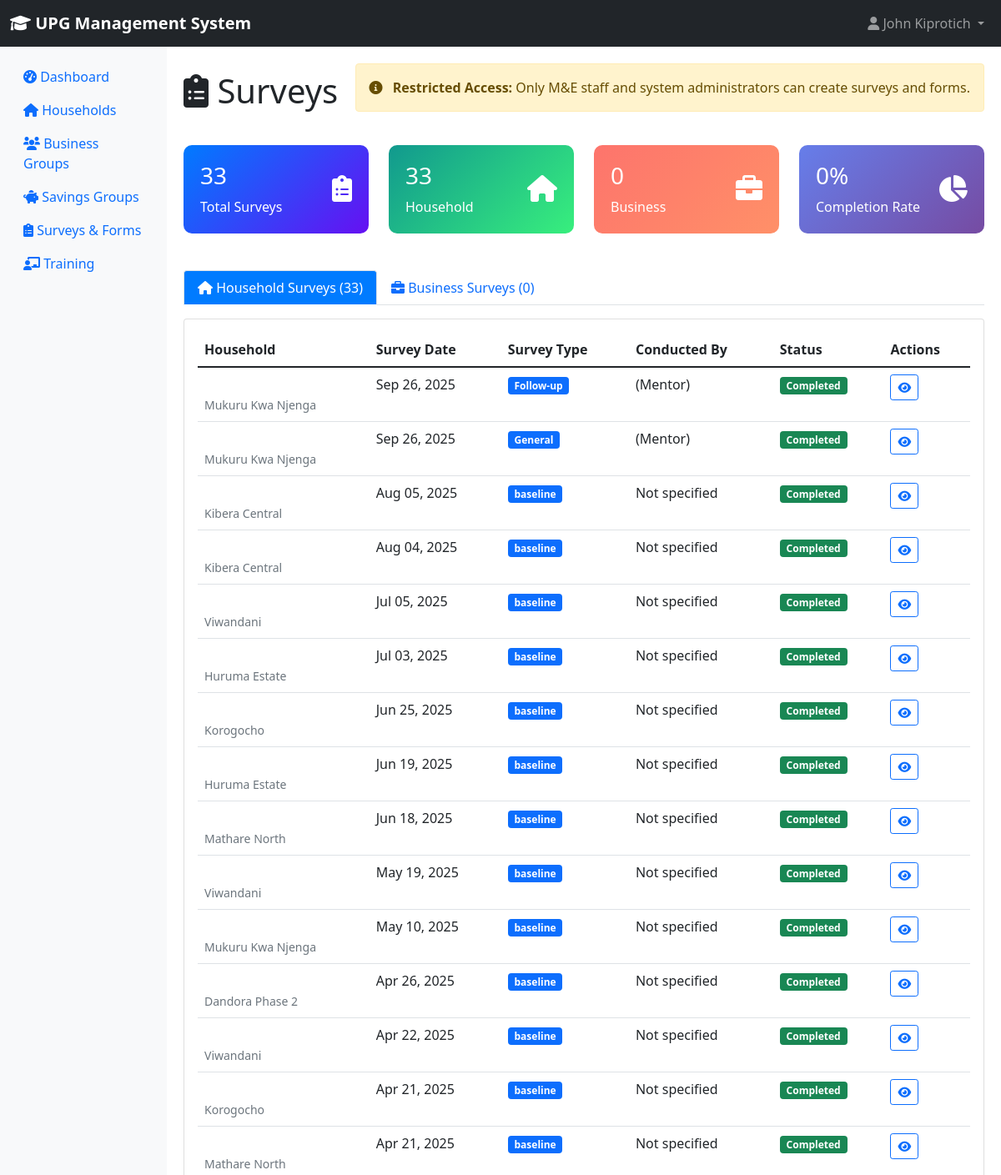
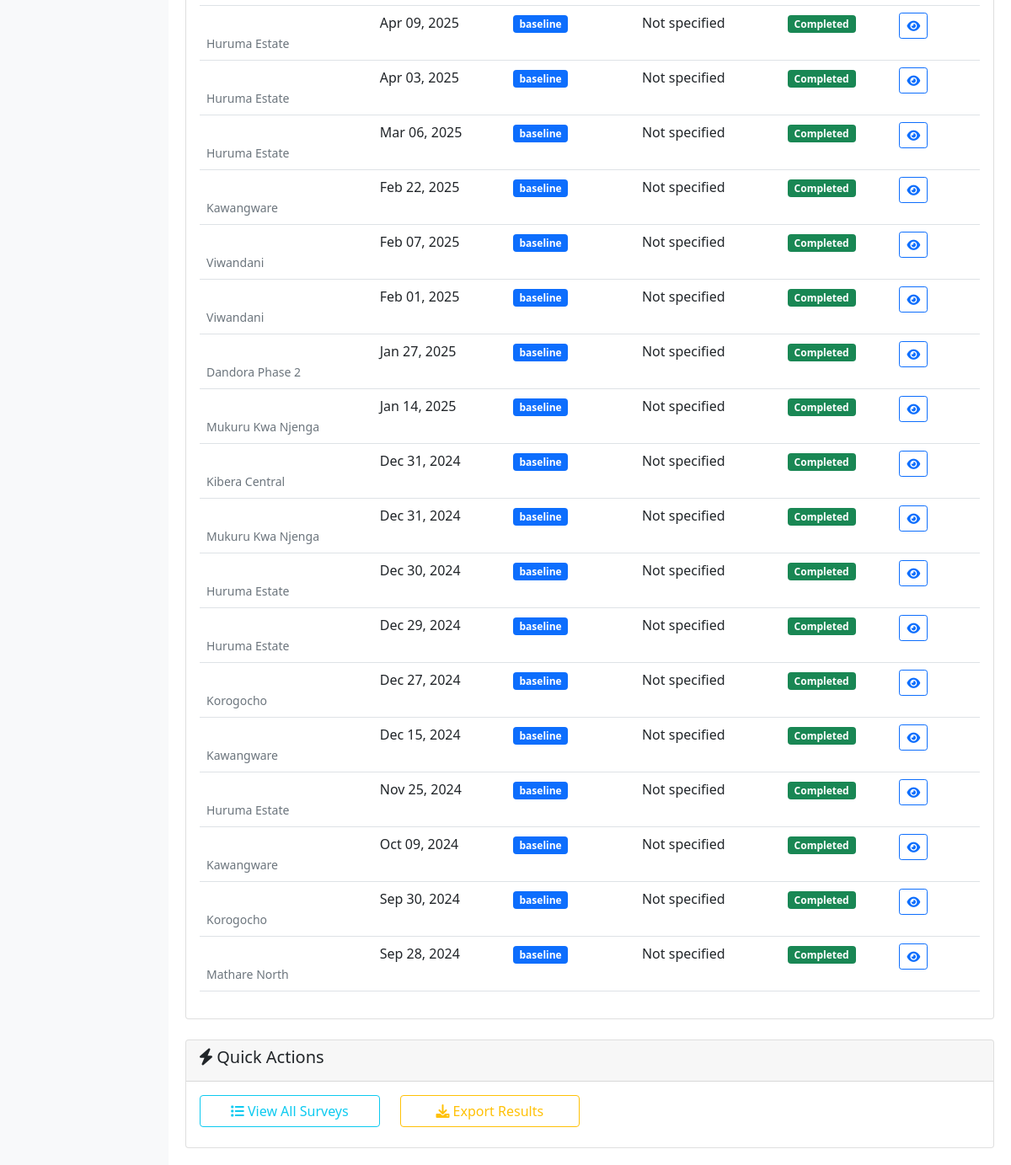
The app's page /surveys/ (signed in) with its own data (2 pictures, top to bottom).
### accounts/models.py (models this page shows, shortened)
class User(AbstractUser):
    ROLE_CHOICES = [
        ('county_executive', 'County Executive (CECM & Governor)'),
        ('county_assembly', 'County Assembly Member'),
        ('ict_admin', 'ICT Administrator'),
        ('me_staff', 'M&E Staff'),
        ('field_associate', 'Field Associate/Mentor Supervisor'),
        ('mentor', 'Mentor'),
        ('beneficiary', 'Beneficiary'),
    ]
    email = models.EmailField(unique=True)
    role = models.CharField(max_length=20, choices=ROLE_CHOICES, default='mentor')
    phone_number = models.CharField(max_length=15, blank=True)
    office = models.CharField(max_length=100, blank=True)
    country = models.CharField(max_length=50, default='Kenya')
    is_active = models.BooleanField(default=True)
    created_at = models.DateTimeField(auto_now_add=True)
    updated_at = models.DateTimeField(auto_now=True)
    def __str__(self):
        return f"{self.get_full_name()} ({self.get_role_display()})"
    class Meta:
        db_table = 'upg_users'

### households/models.py (models this page shows, shortened)
class HouseholdSurvey(models.Model):
    SURVEY_TYPE_CHOICES = [
        ('baseline', 'Baseline'),
        ('midline', 'Midline'),
        ('endline', 'Endline'),
    ]
    household = models.ForeignKey(Household, on_delete=models.CASCADE, related_name='surveys')
    survey_type = models.CharField(max_length=20, choices=SURVEY_TYPE_CHOICES)
    name = models.CharField(max_length=100)
    survey_date = models.DateField()
    surveyor = models.ForeignKey(User, on_delete=models.SET_NULL, null=True, blank=True)
    income_level = models.CharField(max_length=50, blank=True)
    assets_owned = models.TextField(blank=True)
    savings_amount = models.DecimalField(max_digits=10, decimal_places=2, default=0)
    created_at = models.DateTimeField(auto_now_add=True)
    class Meta:
        db_table = 'upg_household_surveys'

class Household(models.Model):
    village = models.ForeignKey(Village, on_delete=models.CASCADE)
    subcounty = models.ForeignKey(SubCounty, on_delete=models.SET_NULL, null=True, blank=True, related_name='households')
    constituency = models.CharField(max_length=100, blank=True, help_text="Constituency")
    district = models.CharField(max_length=100, blank=True, help_text="District")
    division = models.CharField(max_length=100, blank=True, help_text="Division")
    location_name = models.CharField(max_length=100, blank=True, help_text="Location")
    sub_location = models.CharField(max_length=100, blank=True, help_text="Sub Location")
    head_first_name = models.CharField(max_length=100, blank=True, help_text="First Name of Household Head")
    head_middle_name = models.CharField(max_length=100, blank=True, help_text="Middle Name of Household Head")
    head_last_name = models.CharField(max_length=100, blank=True, help_text="Last Name of Household Head")
    head_gender = models.CharField(max_length=10, choices=[('male', 'Male'), ('female', 'Female')], blank=True)
    head_date_of_birth = models.DateField(null=True, blank=True, help_text="Date of Birth of Household Head")
    head_id_number = models.CharField(max_length=50, blank=True, help_text="ID Number of Household Head")
    head_phone_number = models.CharField(max_length=15, blank=True, help_text="Phone Number of Household Head")
    name = models.CharField(max_length=100, help_text="Household name or identifier")
    national_id = models.CharField(max_length=50)
    phone_number = models.CharField(max_length=15)
    disability = models.BooleanField(default=False)
    gps_latitude = models.DecimalField(max_digits=9, decimal_places=6, null=True, blank=True)
    gps_longitude = models.DecimalField(max_digits=9, decimal_places=6, null=True, blank=True)
    monthly_income = models.DecimalField(max_digits=10, decimal_places=2, null=True, blank=True, help_text="Monthly household income in KES")
    assets = models.JSONField(default=dict, blank=True, help_text="Household assets as JSON")
    has_electricity = models.BooleanField(default=False, help_text="Household has electricity access")
    has_clean_water = models.BooleanField(default=False, help_text="Household has clean water access")
    location = models.CharField(max_length=200, blank=True, help_text="Location description (rural, urban, remote)")
    consent_given = models.BooleanField(default=False, help_text="Household consent for program participation")
    created_at = models.DateTimeField(auto_now_add=True)
    updated_at = models.DateTimeField(auto_now=True)
    @property
    def head_gender(self):
        """Get gender of household head"""
        head = self.head_member
        return head.gender if head else ''
    class Meta:
        db_table = 'upg_households'

### core/models.py (models this page shows, shortened)
class Village(models.Model):
    name = models.CharField(max_length=100)
    subcounty_obj = models.ForeignKey(SubCounty, on_delete=models.CASCADE, related_name='villages', null=True, blank=True)
    saturation = models.CharField(max_length=50, blank=True)  # Coverage level
    qualified_hhs_per_village = models.IntegerField(default=0)
    country = models.CharField(max_length=50, default='Kenya')
    distance_to_market = models.IntegerField(default=0, help_text="Distance to market in kilometers")
    is_program_area = models.BooleanField(default=True, help_text="Whether this village is in a program target area")
    created_at = models.DateTimeField(auto_now_add=True)
    class Meta:
        db_table = 'upg_villages'

### surveys/views.py (the view)
# urls.py: path('', views.survey_list, name='survey_list'),
@login_required
def survey_list(request):
    household_surveys = HouseholdSurvey.objects.all().order_by('-survey_date')
    business_surveys = BusinessProgressSurvey.objects.all().order_by('-survey_date')
    context = {
        'household_surveys': household_surveys,
        'business_surveys': business_surveys,
        'page_title': 'Surveys',
    }
    return render(request, 'surveys/survey_list.html', context)

### templates/surveys/survey_list.html (shortened to what this page needs)
{% extends 'base.html' %}
{% block content %}
<div class="d-flex justify-content-between align-items-center mb-4">
    <h1><i class="fas fa-clipboard-list"></i> {{ page_title }}</h1>
    {% if user.is_superuser or user.role == 'me_staff' or user.role == 'ict_admin' %}
    <div class="btn-group">
        <a href="{% url 'surveys:household_survey_create' %}" class="btn btn-primary">
            <i class="fas fa-home"></i> Household Survey
        </a>
        <a href="{% url 'surveys:business_survey_create' %}" class="btn btn-success">
            <i class="fas fa-briefcase"></i> Business Survey
        </a>
    </div>
    {% else %}
    <div class="alert alert-warning">
        <i class="fas fa-info-circle me-2"></i>
        <strong>Restricted Access:</strong> Only M&E staff and system administrators can create surveys and forms.
    </div>
    {% endif %}
</div>
<div class="row mb-4">
    <div class="col-md-3">
        <div class="stat-card stat-card-blue">
            <div class="d-flex justify-content-between">
                <div>
                    <h3>{{ household_surveys.count|add:business_surveys.count }}</h3>
                    <p class="mb-0">Total Surveys</p>
                </div>
                <div class="align-self-center">
                    <i class="fas fa-clipboard-list fa-2x"></i>
                </div>
            </div>
        </div>
    </div>
    <div class="col-md-3">
        <div class="stat-card stat-card-green">
            <div class="d-flex justify-content-between">
                <div>
                    <h3>{{ household_surveys.count }}</h3>
                    <p class="mb-0">Household</p>
                </div>
                <div class="align-self-center">
                    <i class="fas fa-home fa-2x"></i>
                </div>
            </div>
        </div>
    </div>
    <div class="col-md-3">
        <div class="stat-card stat-card-orange">
            <div class="d-flex justify-content-between">
                <div>
                    <h3>{{ business_surveys.count }}</h3>
                    <p class="mb-0">Business</p>
                </div>
                <div class="align-self-center">
                    <i class="fas fa-briefcase fa-2x"></i>
                </div>
            </div>
        </div>
    </div>
    <div class="col-md-3">
        <div class="stat-card">
            <div class="d-flex justify-content-between">
                <div>
                    <h3>0%</h3>
                    <p class="mb-0">Completion Rate</p>
                </div>
                <div class="align-self-center">
                    <i class="fas fa-chart-pie fa-2x"></i>
                </div>
            </div>
        </div>
    </div>
</div>
<ul class="nav nav-tabs" role="tablist">
    <li class="nav-item" role="presentation">
        <button class="nav-link active" id="household-tab" data-bs-toggle="tab" data-bs-target="#household" type="button" role="tab">
            <i class="fas fa-home"></i> Household Surveys ({{ household_surveys.count }})
        </button>
    </li>
    <li class="nav-item" role="presentation">
        <button class="nav-link" id="business-tab" data-bs-toggle="tab" data-bs-target="#business" type="button" role="tab">
            <i class="fas fa-briefcase"></i> Business Surveys ({{ business_surveys.count }})
        </button>
    </li>
</ul>
<div class="tab-content mt-3">
    <div class="tab-pane fade show active" id="household" role="tabpanel">
        <div class="card">
            <div class="card-body">
                {% if household_surveys %}
                <div class="table-responsive">
                    <table class="table table-hover">
                        <thead>
                            <tr>
                                <th>Household</th>
                                <th>Survey Date</th>
                                <th>Survey Type</th>
                                <th>Conducted By</th>
                                <th>Status</th>
                                <th>Actions</th>
                            </tr>
                        </thead>
                        <tbody>
                            {% for survey in household_surveys %}
                            <tr>
                                <td>
                                    <strong>{{ survey.household.household_head }}</strong><br>
                                    <small class="text-muted">{{ survey.household.village.name|default:"Not specified" }}</small>
                                </td>
                                <td>{{ survey.survey_date|date:"M d, Y" }}</td>
                                <td>
                                    <span class="badge bg-primary">{{ survey.survey_type|default:"General" }}</span>
                                </td>
                                <td>{{ survey.surveyor|default:"Not specified" }}</td>
                                <td>
                                    <span class="badge bg-success">Completed</span>
                                </td>
                                <td>
                                    <div class="btn-group btn-group-sm" role="group">
                                        <a href="{% url 'surveys:household_survey_detail' survey.pk %}" class="btn btn-outline-primary">
                                            <i class="fas fa-eye"></i>
                                        </a>
                                    </div>
                                </td>
                            </tr>
                            {% endfor %}
                        </tbody>
                    </table>
                </div>
                {% else %}
                <div class="text-center py-4">
                    <i class="fas fa-home fa-2x text-muted mb-3"></i>
                    <h5 class="text-muted">No Household Surveys</h5>
                    <p class="text-muted">No household surveys have been conducted yet.</p>
                </div>
                {% endif %}
            </div>
        </div>
    </div>
</div>
<div class="card mt-4">
    <div class="card-header">
        <h5><i class="fas fa-bolt"></i> Quick Actions</h5>
    </div>
    <div class="card-body">
        <div class="row">
            <div class="col-md-3 mb-2">
                <a href="{% url 'surveys:survey_list' %}" class="btn btn-outline-info w-100">
                    <i class="fas fa-list"></i> View All Surveys
                </a>
            </div>
            <div class="col-md-3 mb-2">
                <a href="{% url 'reports:report_list' %}" class="btn btn-outline-warning w-100">
                    <i class="fas fa-download"></i> Export Results
                </a>
            </div>
        </div>
    </div>
</div>
{% endblock %}

### templates/base.html (shortened to what this page needs)
<!DOCTYPE html>
<html lang="en">
<head>
    <link href="https://cdn.jsdelivr.net/npm/bootstrap@5.1.3/dist/css/bootstrap.min.css" rel="stylesheet">
    <link href="https://cdnjs.cloudflare.com/ajax/libs/font-awesome/6.0.0/css/all.min.css" rel="stylesheet">
</head>
<body>
    <nav class="navbar navbar-expand-lg navbar-dark bg-dark">
        <div class="container-fluid">
            <a class="navbar-brand" href="{% url 'dashboard:dashboard' %}">
                <i class="fas fa-graduation-cap"></i> UPG Management System
            </a>
            {% if user.is_authenticated %}
            <div class="navbar-nav ms-auto">
                <div class="nav-item dropdown">
                    <a class="nav-link dropdown-toggle" href="#" role="button" data-bs-toggle="dropdown">
                        <i class="fas fa-user"></i> {{ user.get_full_name|default:user.username }}
                    </a>
                </div>
            </div>
            {% endif %}
        </div>
    </nav>
    <div class="container-fluid">
        <div class="row">
            {% if user.is_authenticated %}
            <nav class="col-md-2 d-none d-md-block sidebar">
                <div class="sidebar-sticky pt-3">
                    <ul class="nav flex-column">
                        <li class="nav-item">
                            <a class="nav-link {% if request.resolver_match.url_name == 'dashboard' %}active{% endif %}"
                               href="{% url 'dashboard:dashboard' %}">
                                <i class="fas fa-tachometer-alt"></i> Dashboard
                            </a>
                        </li>
                        {% if perms.can_view_households %}
                        <li class="nav-item">
                            <a class="nav-link" href="{% url 'households:household_list' %}">
                                <i class="fas fa-home"></i> Households
                            </a>
                        </li>
                        {% endif %}
                        {% if perms.can_view_business_groups %}
                        <li class="nav-item">
                            <a class="nav-link" href="{% url 'business_groups:group_list' %}">
                                <i class="fas fa-users"></i> Business Groups
                            </a>
                        </li>
                        {% endif %}
                        {% if perms.can_view_savings_groups %}
                        <li class="nav-item">
                            <a class="nav-link" href="{% url 'savings_groups:savings_list' %}">
                                <i class="fas fa-piggy-bank"></i> Savings Groups
                            </a>
                        </li>
                        {% endif %}
                        {% if perms.can_view_surveys %}
                        <li class="nav-item">
                            <a class="nav-link" href="{% url 'surveys:survey_list' %}">
                                <i class="fas fa-clipboard-list"></i> Surveys & Forms
                            </a>
                        </li>
                        {% endif %}
                        {% if perms.can_view_training %}
                        <li class="nav-item">
                            <a class="nav-link" href="{% url 'training:training_list' %}">
                                <i class="fas fa-chalkboard-teacher"></i> Training
                            </a>
                        </li>
                        {% endif %}
                    </ul>
                </div>
            </nav>
            {% endif %}
            <main role="main" class="{% if user.is_authenticated %}col-md-10 ml-sm-auto{% else %}col-12{% endif %} content-wrapper">
                {% block content %}{% endblock %}
            </main>
        </div>
    </div>
</body>
</html>

### records on screen
User: get_full_name "John Kiprotich"
HouseholdSurvey: household.village.name "Mukuru Kwa Njenga", survey_date "Sep 26, 2025", survey_type "Follow-up", surveyor "(Mentor)"
HouseholdSurvey: household.village.name "Mukuru Kwa Njenga", survey_date "Sep 26, 2025", survey_type "General", surveyor "(Mentor)"
HouseholdSurvey: household.village.name "Kibera Central", survey_date "Aug 05, 2025", survey_type "baseline", surveyor "Not specified"
HouseholdSurvey: household.village.name "Kibera Central", survey_date "Aug 04, 2025", survey_type "baseline", surveyor "Not specified"
HouseholdSurvey: household.village.name "Viwandani", survey_date "Jul 05, 2025", survey_type "baseline", surveyor "Not specified"
HouseholdSurvey: household.village.name "Huruma Estate", survey_date "Jul 03, 2025", survey_type "baseline", surveyor "Not specified"
HouseholdSurvey: household.village.name "Korogocho", survey_date "Jun 25, 2025", survey_type "baseline", surveyor "Not specified"
HouseholdSurvey: household.village.name "Huruma Estate", survey_date "Jun 19, 2025", survey_type "baseline", surveyor "Not specified"
HouseholdSurvey: household.village.name "Mathare North", survey_date "Jun 18, 2025", survey_type "baseline", surveyor "Not specified"
HouseholdSurvey: household.village.name "Viwandani", survey_date "May 19, 2025", survey_type "baseline", surveyor "Not specified"
HouseholdSurvey: household.village.name "Mukuru Kwa Njenga", survey_date "May 10, 2025", survey_type "baseline", surveyor "Not specified"
HouseholdSurvey: household.village.name "Dandora Phase 2", survey_date "Apr 26, 2025", survey_type "baseline", surveyor "Not specified"
HouseholdSurvey: household.village.name "Viwandani", survey_date "Apr 22, 2025", survey_type "baseline", surveyor "Not specified"
HouseholdSurvey: household.village.name "Korogocho", survey_date "Apr 21, 2025", survey_type "baseline", surveyor "Not specified"
HouseholdSurvey: household.village.name "Mathare North", survey_date "Apr 21, 2025", survey_type "baseline", surveyor "Not specified"
HouseholdSurvey: household.village.name "Huruma Estate", survey_date "Apr 09, 2025", survey_type "baseline", surveyor "Not specified"
HouseholdSurvey: household.village.name "Huruma Estate", survey_date "Apr 03, 2025", survey_type "baseline", surveyor "Not specified"
HouseholdSurvey: household.village.name "Huruma Estate", survey_date "Mar 06, 2025", survey_type "baseline", surveyor "Not specified"
HouseholdSurvey: household.village.name "Kawangware", survey_date "Feb 22, 2025", survey_type "baseline", surveyor "Not specified"
HouseholdSurvey: household.village.name "Viwandani", survey_date "Feb 07, 2025", survey_type "baseline", surveyor "Not specified"
HouseholdSurvey: household.village.name "Viwandani", survey_date "Feb 01, 2025", survey_type "baseline", surveyor "Not specified"
HouseholdSurvey: household.village.name "Dandora Phase 2", survey_date "Jan 27, 2025", survey_type "baseline", surveyor "Not specified"
HouseholdSurvey: household.village.name "Mukuru Kwa Njenga", survey_date "Jan 14, 2025", survey_type "baseline", surveyor "Not specified"
HouseholdSurvey: household.village.name "Kibera Central", survey_date "Dec 31, 2024", survey_type "baseline", surveyor "Not specified"
HouseholdSurvey: household.village.name "Mukuru Kwa Njenga", survey_date "Dec 31, 2024", survey_type "baseline", surveyor "Not specified"
HouseholdSurvey: household.village.name "Huruma Estate", survey_date "Dec 30, 2024", survey_type "baseline", surveyor "Not specified"
HouseholdSurvey: household.village.name "Huruma Estate", survey_date "Dec 29, 2024", survey_type "baseline", surveyor "Not specified"
HouseholdSurvey: household.village.name "Korogocho", survey_date "Dec 27, 2024", survey_type "baseline", surveyor "Not specified"
HouseholdSurvey: household.village.name "Kawangware", survey_date "Dec 15, 2024", survey_type "baseline", surveyor "Not specified"
HouseholdSurvey: household.village.name "Huruma Estate", survey_date "Nov 25, 2024", survey_type "baseline", surveyor "Not specified"
HouseholdSurvey: household.village.name "Kawangware", survey_date "Oct 09, 2024", survey_type "baseline", surveyor "Not specified"
HouseholdSurvey: household.village.name "Korogocho", survey_date "Sep 30, 2024", survey_type "baseline", surveyor "Not specified"
HouseholdSurvey: household.village.name "Mathare North", survey_date "Sep 28, 2024", survey_type "baseline", surveyor "Not specified"

### other values on screen
{{ page_title }} "Surveys"
{{ household_surveys.count|add:business_surveys.count }} "33"
{{ household_surveys.count }} "33"
{{ business_surveys.count }} "0"
